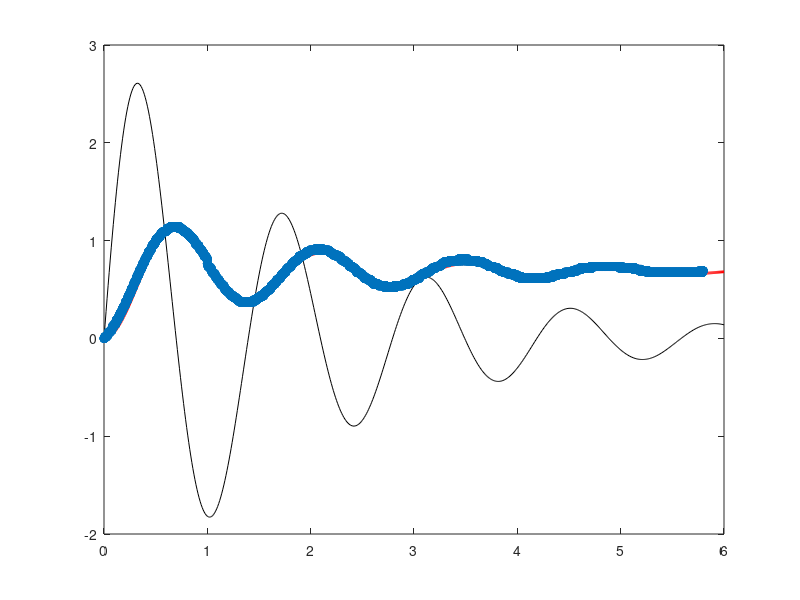

Recreate this plot in MATLAB.
clc
clear
close all
load one_hel.mat;

A = [0 1;-20.51 -1.2]; %p/Y(s)
B = [0 ; 13.94];
C = [1 0];
D = 0;

tamos = 0.01;
t = 0:tamos:6;
t = t(:);
u = 1*ones(size(t)); %testando com 2 v

X = [0;0]; %condicao inicial
y_rg4 = C*X + D*u(1);%saida do range lutta
%inicio metodo range kutta 4 ordem
for k = 1:length(t)-1
  F1 = A*X + B*u(k); %estimativa F1
  X2 = X + F1*tamos/2; %estimativa de k + 1/2
  F2= A*X2 + B*u(k); %estimativa de inclinacao do k+1/2

  X3 = X + F2*tamos/2; %acha k+1/2 denovo
  F3 = A*X3 + B*u(k);

  X4 = X + F3*tamos;
  F4 = A*X4 + B*u(k+1);
  X = X + tamos*(F1+(2*F2)+(2*F3)+F4)*(1/6); %inclinacao final
  y_rg4(k + 1) = C*X + D*u(k+1);
end
Saida_Ys= y_rg4;

%%scatter(t2,y2);
%%hold on
%%plot(t, y_rg4,'r');


A = [-1.02 -20.51;1 0]; %p/W(s)
B = [13.94 ; 0];
C = [1 0];
D = 0;


X = [0;0]; %condicao inicial
y_rg4 = C*X + D*u(1);%saida do range lutta
%inicio metodo range kutta 4 ordem
for k = 1:length(t)-1
  F1 = A*X + B*u(k); %estimativa F1
  X2 = X + F1*tamos/2; %estimativa de k + 1/2
  F2= A*X2 + B*u(k); %estimativa de inclinacao do k+1/2

  X3 = X + F2*tamos/2; %acha k+1/2 denovo
  F3 = A*X3 + B*u(k);

  X4 = X + F3*tamos;
  F4 = A*X4 + B*u(k+1);
  X = X + tamos*(F1+(2*F2)+(2*F3)+F4)*(1/6); %inclinacao final
  y_rg4(k + 1) = C*X + D*u(k+1);
end
Saida_Ws=y_rg4;

plot(t,Saida_Ys,'r','linewidth',2);
hold on
plot(t,Saida_Ws,'k');
hold on
scatter(t2,y2);

posicao_1segundo = Saida_Ys(101)
velocidade_1segundo = Saida_Ws(101)
